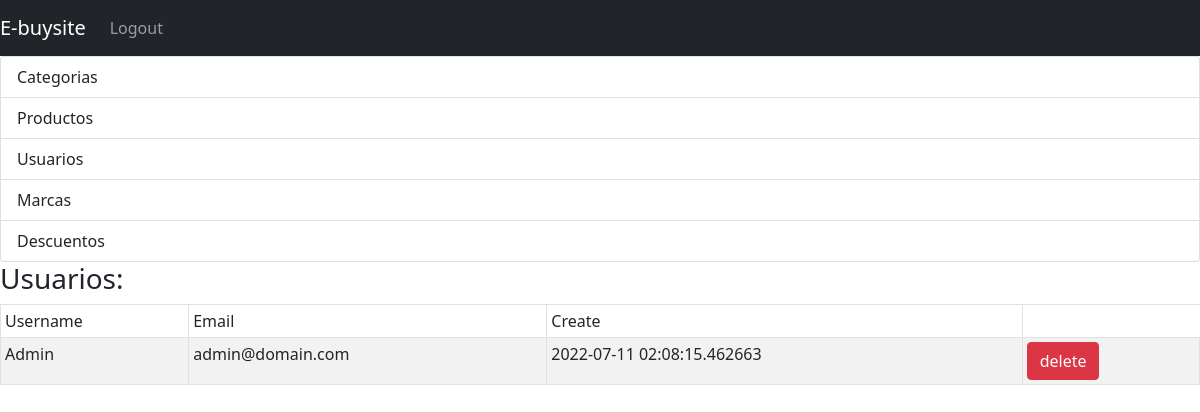
/admin/home (signed in), run on an earlier commit of the app's database.
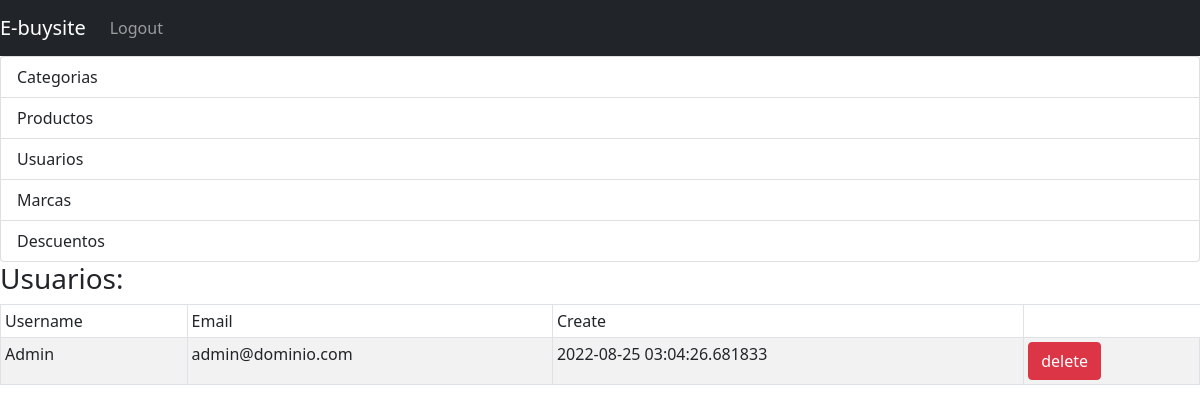
And on a later commit of the database.
### src/models.py (models this page shows, shortened)
class User(UserMixin,db.Model):
    __tablename__ = "user"
    id = db.Column(db.Integer, primary_key=True)
    email = db.Column(db.String(120), unique=True)
    username = db.Column(db.String(256), unique=True, index=True)
    password_hash = db.Column(db.String(128))
    created = db.Column(db.DateTime, default=datetime.utcnow(), nullable=False)
    roles = db.relationship("Role", secondary="user_roles", viewonly=True)

### src/admin/utils.py (the view)
	def wrapper(*args, **kwargs):
		if current_user.is_authenticated and current_user.id == 1:
			return func(*args, **kwargs)
		else:
			return "You are not Authorized to access this URL."

### src/admin/routes.py (called while the page is built)
@admin_bp.route('/admin/home')
@admin_required
def adminHome():
    q_users = db.session.query(User.username, User.email, User.created)
    return render_template('admin/home.html', users=q_users)

### src/admin/utils.py (called while the page is built)
def admin_required(func):
	def wrapper(*args, **kwargs):
		if current_user.is_authenticated and current_user.id == 1:
			return func(*args, **kwargs)
		else:
			return "You are not Authorized to access this URL."
	wrapper.__name__ = func.__name__
	return wrapper

### src/models.py (called while the page is built)
@login_manager.user_loader
def load_user(usr_id):
    return User.query.get(int(usr_id))

### src/templates/admin/home.html (shortened to what this page needs)
{% extends 'admin/base.html' %}
{% block body %}
<h3>Usuarios:</h3>
<table class="table table-striped table-hover table-bordered table-sm bg-white">
    <thead>
        <tr>
            <td>Username</td>
            <td>Email</td>
            <td>Create</td>
        </tr>
    </thead>
    {% for user in users %}
    <tbody>
        <tr>
            <td>{{user.0}}</td>
            <td>{{user.1}}</td>
            <td>{{user.2}}</td>
            <td>
                <a href="/deleteUser/{{user.0}}" class="btn btn-danger btn-delete">delete</a>
              </td>
        </tr>
    </tbody>
    {% endfor %}
</table>
{% endblock %}

### src/templates/admin/base.html (shortened to what this page needs)
<!DOCTYPE html>
<html>
<head>
  <link rel='stylesheet' href='{{ url_for('static', filename='css/stylesheet.css')}}'>
  <link href="https://cdn.jsdelivr.net/npm/bootstrap@5.0.2/dist/css/bootstrap.min.css" rel="stylesheet">
</head>
<body>
    <nav class="navbar navbar-expand-md navbar-dark bg-dark">
      <a class="navbar-brand" href="#">E-buysite</a>
      <div class="collapse navbar-collapse" id="navbarNav">
        <ul class="navbar-nav">
              {% if current_user.is_anonymous %}
              <li class="nav-item"><a class="nav-link" href="{{ url_for('account.login')}}">Login</a></li>
              {% else %}
              <li class="nav-item"><a class="nav-link" href="{{ url_for('account.logout')}}">Logout</a>
              {% endif %}
            </li>
        </ul>
      </div>
    </nav>
    <div class="list-group">
      <a href="{{ url_for('admin.addCategory')}}" class="list-group-item list-group-item-action">Categorias</a>
      <a href="{{ url_for('admin.addProduct')}}" class="list-group-item list-group-item-action">Productos</a>
      <a href="#" class="list-group-item list-group-item-action">Usuarios</a>
      <a href="{{ url_for('admin.addBrand')}}" class="list-group-item list-group-item-action">Marcas</a>
      <a href="{{ url_for('admin.addDiscount')}}" class="list-group-item list-group-item-action">Descuentos</a>
    </div>
  {% block body %}{% endblock %}
</body>
</html>

### src/static/css/stylesheet.css (style rules this page uses)
body { margin: 0; }

What changed in the data, as far as the page shows it:
changed User "Admin": email "admin@domain.com" → "admin@dominio.com"; created "2022-07-11 02:08:15.462663" → "2022-08-25 03:04:26.681833"
